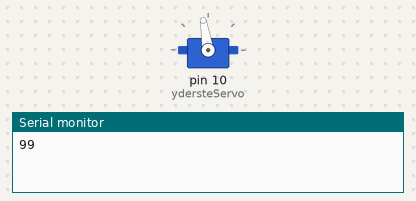
Recording of a sketch running on a simulated Arduino Uno, built with avr-gcc and run on an emulated ATmega328P. Parts: servo, the last lines printed to the serial monitor.

Above: at 0.05 s.
At 4.15 s:
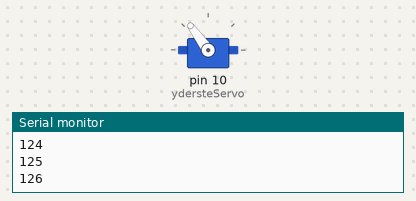
At 8.35 s:
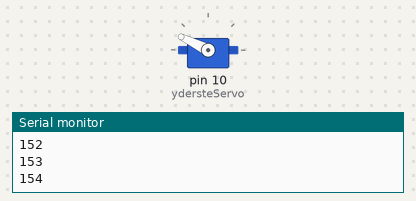
At 16.75 s:
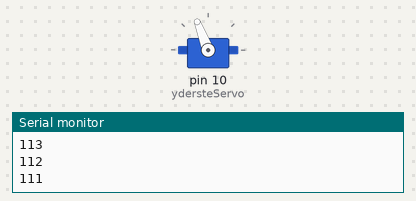
Timing chart, 0 to 24.2 s (numbered marks = the images above):
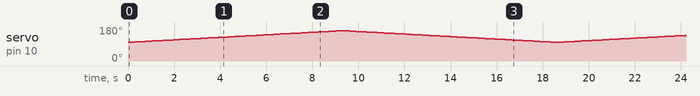

The sketch:

EyeOpenClose_Check.ino
```cpp
#include <Servo.h>

//Servo indersteServo;
Servo ydersteServo;
int posYdre = 100;
//int posinder = 179;

void setup() {

  Serial.begin(9600);
  // indersteServo.write(posinder);
  //indersteServo.attach(9);
  ydersteServo.write(posYdre);
  ydersteServo.attach(10);
}

void loop() {
  //lukker
for (posYdre =99; posYdre <= 160; posYdre += 1)
  {
    ydersteServo.write(posYdre);// tell servo to go to position in variable 'pos'
    Serial.println(posYdre);
    delay(150);
  }

  //åbner
  Serial.println("Out of first loop ");
  for (posYdre = 160; posYdre >= 99; posYdre -= 1)
  {
    ydersteServo.write(posYdre);              // tell servo to go to position in variable 'pos'
    Serial.println(posYdre);
    delay(150);
  /*
    for (posinder = 179; posinder >= 140; posinder -= 1)
    {

     posYdre += 1;
     ydersteServo.write(posYdre);
     indersteServo.write(posinder);
    //Serial.println(posinder);
     delay(15);
    }

    for (posinder = 140; posinder <= 179; posinder += 1)
    {
     posYdre -= 1;
     ydersteServo.write(posYdre);
     indersteServo.write(posinder);
    // Serial.println(posinder);
     delay(15);
    }*/
  }

}
```
